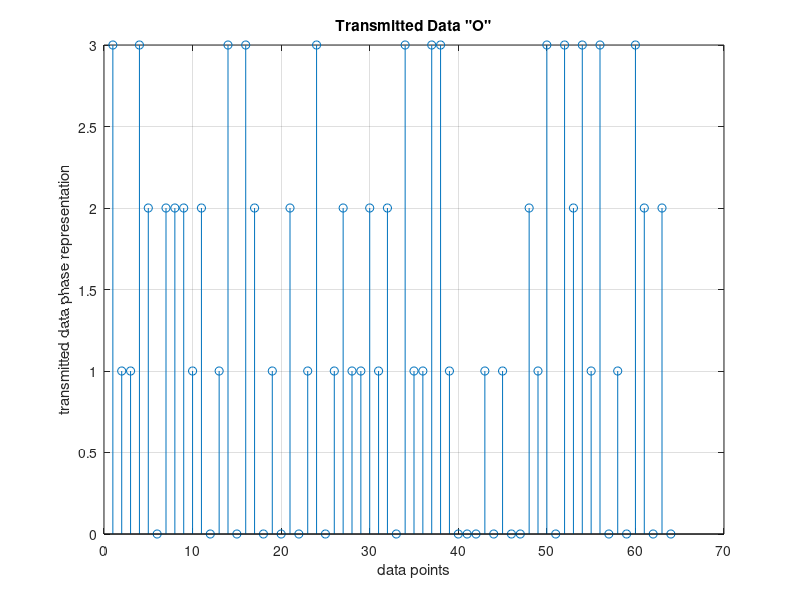
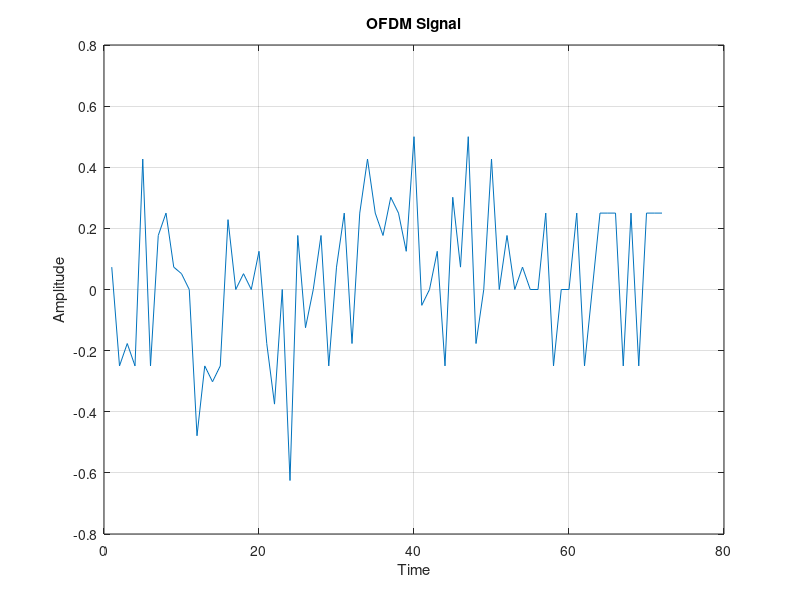
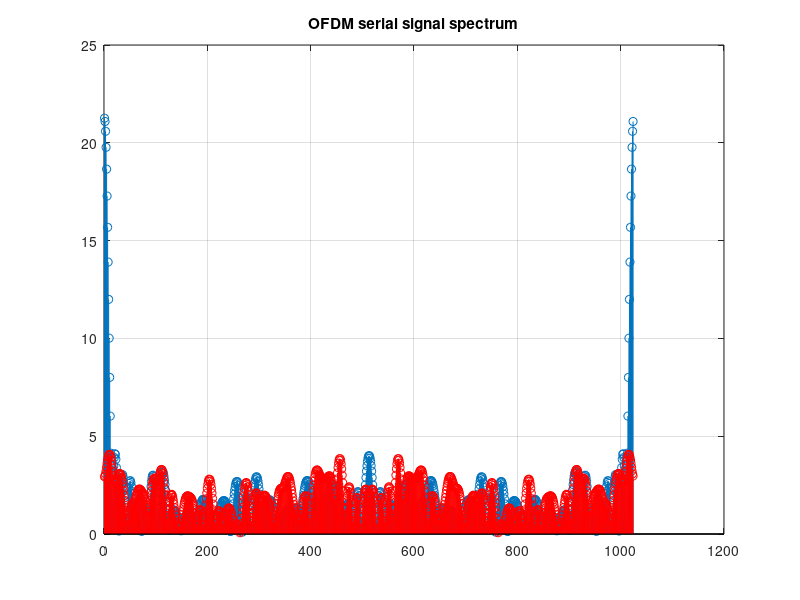
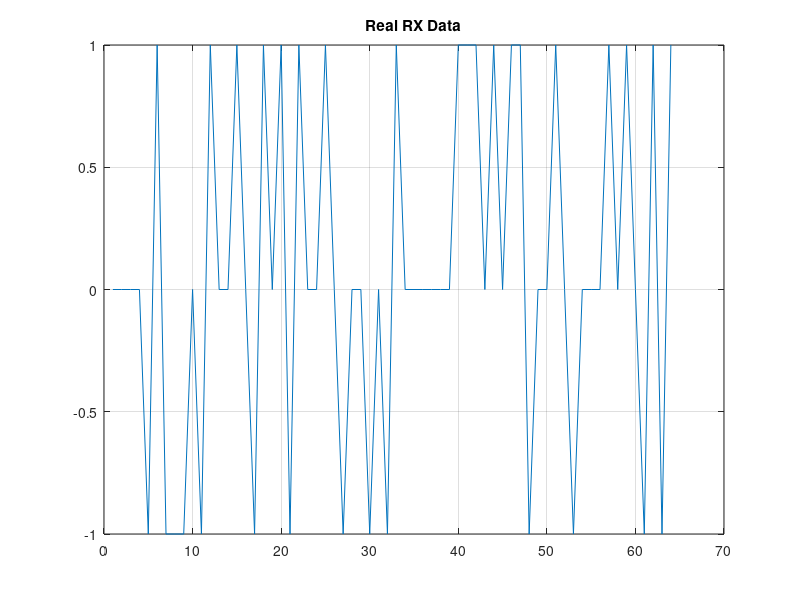

These figures' MATLAB source, in order:
%==========================================================================
% The mfile investigates the generation, transmission and reception of
% the OFDM signal without channel noise or HPA effect
% Written By     : Baher Mohamed
%==========================================================================
clear all
clc
close  
%   ---------------
%   A: Setting Parameters
%   ---------------
M = 4;                          %   QPSK signal constellation
no_of_data_points = 64;        %   have 64 data points
block_size = 8;                 %   size of each ofdm block
cp_len = ceil(0.1*block_size);  %   length of cyclic prefix
no_of_ifft_points = block_size;           %   8 points for the FFT/IFFT
no_of_fft_points = block_size;
%   ---------------------------------------------
%   B:  %   +++++   TRANSMITTER    +++++
%   ---------------------------------------------
%   1.  Generate 1 x 64 vector of data points phase representations
data_source = randsrc(1, no_of_data_points, 0:M-1);
figure(1)
stem(data_source); grid on; xlabel('data points'); ylabel('transmitted data phase representation')
title('Transmitted Data "O"')
%   2.  Perform QPSK modulation
qpsk_modulated_data = pskmod(data_source, M);
figure(2)
scatterplot(qpsk_modulated_data);title('qpsk modulated transmitted data')
%   3.  Do IFFT on each block
%   Make the serial stream a matrix where each column represents a pre-OFDM
%   block (w/o cyclic prefixing)
%   First: Find out the number of colums that will exist after reshaping
num_cols=length(qpsk_modulated_data)/block_size;
data_matrix = reshape(qpsk_modulated_data, block_size, num_cols);

%   Second: Create empty matix to put the IFFT'd data
cp_start = block_size-cp_len;
cp_end = block_size;

%   Third: Operate columnwise & do CP
for i=1:num_cols,
    ifft_data_matrix(:,i) = ifft((data_matrix(:,i)),no_of_ifft_points);
    %   Compute and append Cyclic Prefix
    for j=1:cp_len,
       actual_cp(j,i) = ifft_data_matrix(j+cp_start,i);
    end
    %   Append the CP to the existing block to create the actual OFDM block
    ifft_data(:,i) = vertcat(actual_cp(:,i),ifft_data_matrix(:,i));
end

%   4.  Convert to serial stream for transmission
[rows_ifft_data cols_ifft_data]=size(ifft_data);
len_ofdm_data = rows_ifft_data*cols_ifft_data;

%   Actual OFDM signal to be transmitted
ofdm_signal = reshape(ifft_data, 1, len_ofdm_data);
figure(3)
plot(real(ofdm_signal)); xlabel('Time'); ylabel('Amplitude');
title('OFDM Signal');grid on;
%   ------------------------------------------
%   E:  %   +++++   RECEIVER    +++++
%   ------------------------------------------

%   %%%%%%%%%%%%%%%%%%%%%%%%%%%%%%%%%%%%%%%%%%%%%%%%%%%%%%%%%%%%
%   LubomirJ. analysis OFDM signal
%   ofdm_signal

fftN = 2^10;
spec = abs(fft(abs(ofdm_signal), fftN));
spec2 = abs(fft(real(ofdm_signal), fftN));
figure(4)
stem(spec); grid on; title('OFDM serial signal spectrum');
hold on;
stem(spec2, 'r');

%
%   END analysis
%   %%%%%%%%%%%%%%%%%%%%%%%%%%%%%%%%%%%%%%%%%%%%%%%%%%%%%%%%%%%%

%   1.  Pass the ofdm signal through the channel
recvd_signal = ofdm_signal;

%   4.  Convert Data back to "parallel" form to perform FFT
recvd_signal_matrix = reshape(recvd_signal,rows_ifft_data, cols_ifft_data);

%   5.  Remove CP
recvd_signal_matrix(1:cp_len,:)=[];

%   6.  Perform FFT
for i=1:cols_ifft_data,
    %   FFT
    fft_data_matrix(:,i) = fft(recvd_signal_matrix(:,i),no_of_fft_points);
end

%   7.  Convert to serial stream
recvd_serial_data = reshape(fft_data_matrix, 1,(block_size*num_cols));

%figure(11);
figure(5)
plot(real(recvd_serial_data)); grid on; title('Real RX Data');
figure(6)
plot(imag(recvd_serial_data)); grid on; title('Imag RX Data');
figure(7)
scatterplot(recvd_serial_data); title('RX Data');
%title('My Rcvd Serial Data');

%   8.  Demodulate the data
qpsk_demodulated_data = pskdemod(recvd_serial_data,M);
figure(8)
scatterplot(qpsk_modulated_data);title('qpsk modulated received data')

figure(9)
stem(qpsk_demodulated_data,'rx');
grid on;xlabel('data points');ylabel('received data phase representation');title('Received Data "X"')   




